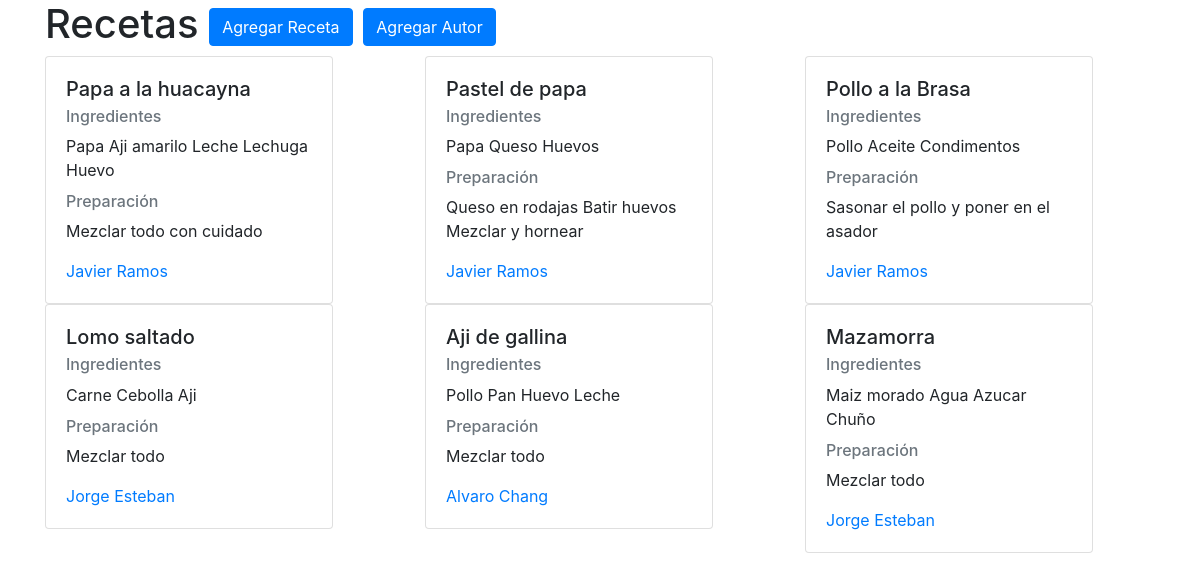
The page / on the database its author committed.
### app/models.py (models this page shows)
class Receta(models.Model):
    titulo=models.CharField(max_length=100)
    ingredientes=models.TextField(help_text='Ingresa los ingredientes')
    preparacion=models.TextField(help_text='Ingresa los pasos de preparacion')
    tiempo_registro=models.DateTimeField(auto_now=True)
    autor=models.ForeignKey(Autor,on_delete=models.CASCADE)
    def __str__(self):
        return self.titulo

class Autor(models.Model):
    nombre=models.CharField(max_length=200)
    email=models.EmailField(unique=True)
    def __str__(self):
        return self.nombre

### app/views.py (the view)
# urls.py: path('',views.index),
def index(request):
    listaRecetas=Receta.objects.all() #select * from app_receta
    print(listaRecetas)
    frmReceta=RecetaForm()
    frmAutor=AutorForm()
    context={
        'frmAutor':frmAutor,
        'frmReceta':frmReceta,
        'recetas':listaRecetas
    }
    return render(request,'index.html',context)

### app/templates/index.html (shortened to what this page needs)
{%load crispy_forms_tags%}
<!doctype html>
<html lang="en">
  <head>
    <link rel="stylesheet" href="https://cdn.jsdelivr.net/npm/bootstrap@4.6.1/dist/css/bootstrap.min.css">
  </head>
  <body>
    <div class="container">
      <h1>Recetas
      <button type="button" class="btn btn-primary" data-toggle="modal" data-target="#exampleModal">
        Agregar Receta
      </button>
      <button type="button" class="btn btn-primary" data-toggle="modal" data-target="#exampleModal2">
        Agregar Autor
      </button>
    </h1>
      <div class="row">
        {%for receta in recetas %}
        <div class="col-sm">
          <div class="card" style="width: 18rem;">
            <div class="card-body">
              <h5 class="card-title">{{receta.titulo}}</h5>
              <h6 class="card-subtitle mb-2 text-muted">Ingredientes</h6>
              <p class="card-text">{{receta.ingredientes}}</p>
              <h6 class="card-subtitle mb-2 text-muted">Preparación</h6>
              <p class="card-text">{{receta.preparacion}}</p>
              <a href="#" class="card-link">{{receta.autor}}</a>
            </div>
          </div>
        </div>
        {% endfor %}
      </div>
    </div>
  </body>
</html>

### rows shown on the page
Receta: titulo "Papa a la huacayna", ingredientes "Papa Aji amarilo Leche Lechuga Huevo", preparacion "Mezclar todo con cuidado", autor "Javier Ramos"
Receta: titulo "Pastel de papa", ingredientes "Papa Queso Huevos", preparacion "Queso en rodajas Batir huevos Mezclar y hornear", autor "Javier Ramos"
Receta: titulo "Pollo a la Brasa", ingredientes "Pollo Aceite Condimentos", preparacion "Sasonar el pollo y poner en el asador", autor "Javier Ramos"
Receta: titulo "Lomo saltado", ingredientes "Carne Cebolla Aji", preparacion "Mezclar todo", autor "Jorge Esteban"
Receta: titulo "Aji de gallina", ingredientes "Pollo Pan Huevo Leche", preparacion "Mezclar todo", autor "Alvaro Chang"
Receta: titulo "Mazamorra", ingredientes "Maiz morado Agua Azucar Chuño", preparacion "Mezclar todo", autor "Jorge Esteban"
